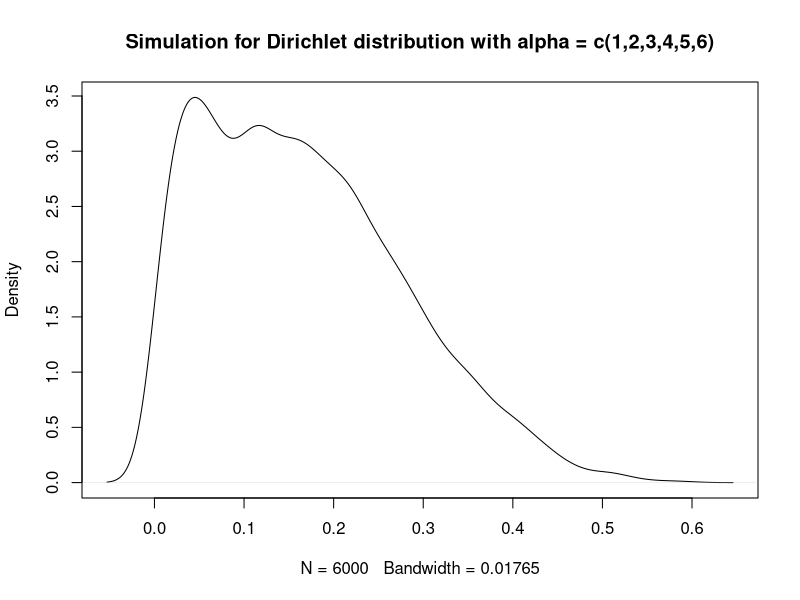

Reproduce this figure in R.
## Test the version control using RStudion

library(gtools)
rdir <- rdirichlet(1000, c(1,2,3,4,5,6))
plot(density(rdir),
     main = "Simulation for Dirichlet distribution with alpha = c(1,2,3,4,5,6)")